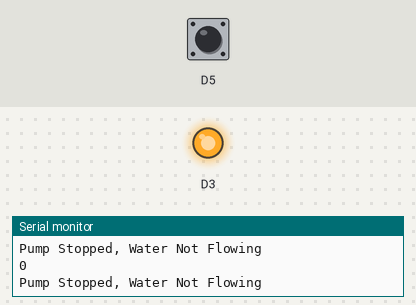
A sketch run on a simulated ESP8266 (NodeMCU). On the bench: output pins drawn as LEDs (lit = HIGH), the last lines printed to the serial monitor. Dashed ring = blinking. The test bench sets the inputs (shaded band); at power-on: D5 LOW. WiFi joins after 1.5 s; servers stay silent unless stated.

Above: at 3.0 s.
3.1 s: D5 driven HIGH
At 3.6 s:
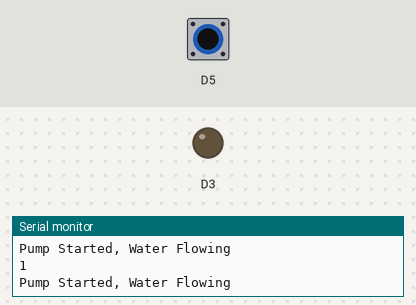
4.6 s: D5 driven LOW
At 6.1 s:
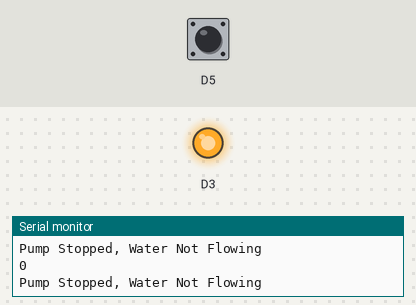
7.6 s: D5 pulsed HIGH 2 times (0.12 s each, 0.3 s apart)
At 7.85 s:
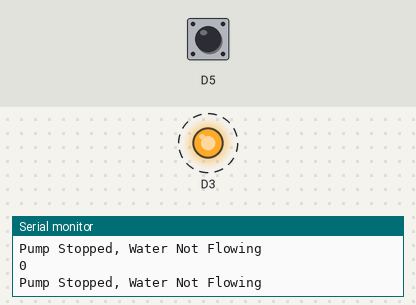
11.2 s: D5 pulsed HIGH 5 times (0.12 s each, 0.3 s apart)
At 12.8 s:
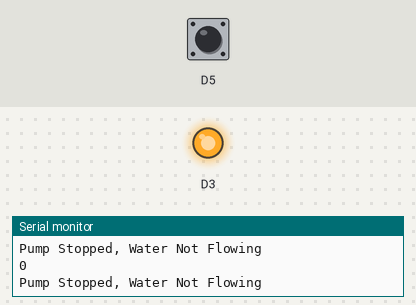
Timing chart, 0 to 14.3 s (numbered marks = the images above; inputs shaded):
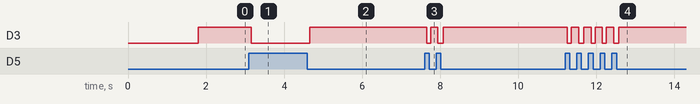

The sketch:

AUTOMATIC_IRRIGATION_SYSTEM.ino
```cpp
#define BLYNK_TEMPLATE_ID "TMPL3jhdlap2p"
#define BLYNK_TEMPLATE_NAME "IRRIGATION SYSTEM"
#define BLYNK_AUTH_TOKEN "A5fljdB2NKz3SPFyG5RG4loghdhiHx_J"
#define BLYNK_PRINT Serial
#include <ESP8266WiFi.h>
#include <BlynkSimpleEsp8266.h>

char auth[] = "A5fljdB2NKz3SPFyG5RG4loghdhiHx_J"; // the auth code that you got on your gmail
char ssid[] = "XXXXXX"; // username or ssid of your WI-FI
char pass[] = "YYYYYYYY"; // password of your Wi-Fi
int water ;
int prevState = 0;


void setup()
{
  Serial.begin(9600);
  pinMode (D3,OUTPUT);
  pinMode (D5,INPUT);
  Blynk.begin(auth, ssid, pass);

}

void loop()
{
  Blynk.run();

 water=digitalRead(D5);
 Serial.println(water);
  if (water == HIGH && prevState == 0)
  {
  Serial.println("Pump Started, Water Flowing");
  digitalWrite(D3,LOW);
  Blynk.logEvent(" Pump Started, Water Flowing");
  prevState = 1;
  millis();
  }

  else if (water == HIGH && prevState == 1)
  {
  Serial.println("Pump Started, Water Flowing");
  Blynk.logEvent("Pump Started, Water Flowing");
  millis();
  }
  else
  {
  Serial.println("Pump Stopped, Water Not Flowing");
  digitalWrite(D3,HIGH);
  Blynk.logEvent("Pump Stopped, Water Not Flowing");
  prevState =0;
  }


  millis();
}
```

Measured:
- after the input at 3.1 s, D3: HIGH → LOW after 0.06 s
- after the input at 4.6 s, D3: LOW → HIGH after 0.06 s
- after the input at 7.6 s, D3: alternates HIGH for 0.18 s and LOW for 0.12 s, 4 changes in all, then stays HIGH, starting after 0.05 s
- after the input at 11.2 s, D3: alternates HIGH for 0.18 s and LOW for 0.10 s, 10 changes in all, then stays HIGH, starting after 0.06 s
